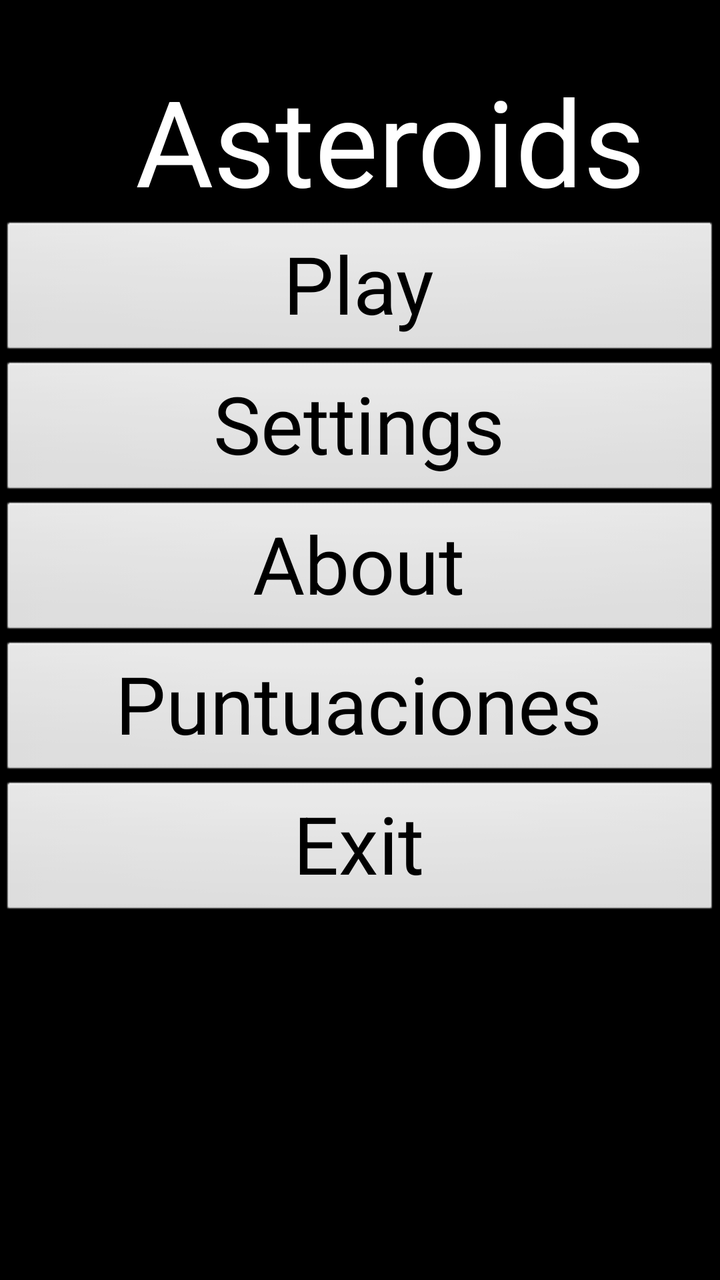
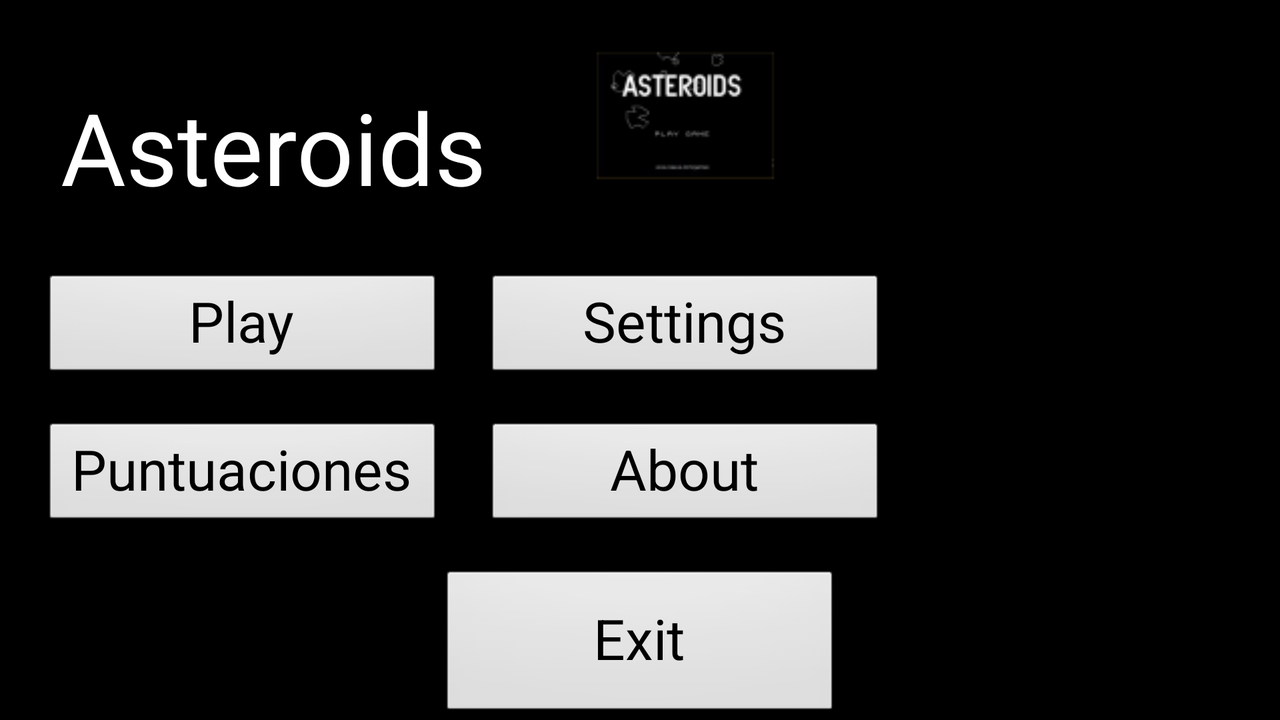

Two renders of one Android screen. The first uses the default layout on a phone; the second uses the alternative layout the repository ships for a different screen configuration, on a matching device. The two XML files are below.
<!-- AndroidManifest.xml: application theme TemaAsteroides -->
<!-- res/layout/activity_asteroides.xml -->
<LinearLayout xmlns:android="http://schemas.android.com/apk/res/android"
    xmlns:tools="http://schemas.android.com/tools"
    android:id="@+id/LinearLayout1"
    android:layout_width="match_parent"
    android:layout_height="match_parent"
    android:background="#000000"
    android:orientation="vertical"
    tools:context=".Asteroides" >

    <TextView
        style="@style/TextoAsteroides"
        android:paddingLeft="30dp"
        android:text="@string/app_name" />

    <Button
        android:id="@+id/button1"
        style="@style/TextoAsteroides.Botones"
        android:layout_width="match_parent"
        android:layout_height="wrap_content"
        android:layout_gravity="center"
        android:text="@string/jugar"
        android:onClick="lanzarJuego" />

    <Button
        android:id="@+id/button2"
        style="@style/TextoAsteroides.Botones"
        android:layout_width="match_parent"
        android:layout_height="wrap_content"
        android:layout_gravity="center"
        android:text="@string/configurar" 
        android:onClick="lanzarPreferencias"/>

    <Button
        android:id="@+id/button3"
        style="@style/TextoAsteroides.Botones"
        android:layout_width="match_parent"
        android:layout_height="wrap_content"
        android:layout_gravity="center"
        android:onClick="lanzarAcercaDe"
        android:text="@string/acerca_de" />

	<Button
	    android:id="@+id/button4"
	    style="@style/TextoAsteroides.Botones"
	    android:layout_width="match_parent"
	    android:layout_height="wrap_content"
	    android:layout_gravity="center"
	    android:onClick="lanzarPuntuaciones"
	    android:text="@string/highest_scores" />

    <Button
        android:id="@+id/button5"
        style="@style/TextoAsteroides.Botones"
        android:layout_width="match_parent"
        android:layout_height="wrap_content"
        android:layout_gravity="center"
        android:onClick="salir"
        android:text="@string/salir" />

</LinearLayout>
<!-- resources referenced by this layout -->
<resources>
  <string name="acerca_de">About</string>
  <string name="app_name">Asteroids</string>
  <string name="configurar">Settings</string>
  <string name="highest_scores">Puntuaciones</string>
  <string name="jugar">Play</string>
  <string name="salir">Exit</string>
  <style name="TextoAsteroides">
         <item name="android:textAlignment">center</item>
         <item name="android:layout_marginTop">30dp</item>
         <item name="android:layout_width">match_parent</item>
         <item name="android:layout_height">wrap_content</item>
         <item name="android:textColor">#FFFFFF</item>
         <item name="android:textSize">60sp</item>
     </style>
  <style name="TextoAsteroides.Botones" parent="@android:style/TextAppearance.Medium">
       <item name="android:textSize">40sp</item>
       <item name="android:width">200dp</item>
       <item name="android:textColor">#000000</item>
       <item name="android:gravity">center_vertical|center_horizontal</item>
       <item name="android:paddingTop">5sp</item>
     </style>
  <style name="TemaAsteroides" parent="@android:style/Theme.NoTitleBar.Fullscreen">
         
     </style>
</resources>
<!-- res/layout-land/activity_asteroides.xml (the repository's variant of the layout above) -->
<!-- drawn on the phone turned sideways -->
<TableLayout xmlns:android="http://schemas.android.com/apk/res/android"
    xmlns:tools="http://schemas.android.com/tools"
    android:id="@+id/TableLayout1"
    android:layout_width="fill_parent"
    android:layout_height="fill_parent"
    android:background="#000000"
    tools:context=".Asteroides" >

    <TableRow
        android:id="@+id/tableRow1"
        android:layout_width="match_parent"
        android:layout_height="wrap_content"
        android:paddingTop="10dp" >

        <TextView
            style="@style/TextoAsteroides"
            android:paddingLeft="30dp"
            android:text="@string/app_name"
            android:textSize="50sp" />

        <ImageView
            android:id="@+id/imageView1"
            android:layout_width="wrap_content"
            android:layout_height="match_parent"
            android:src="@drawable/ic_launcher" />
    </TableRow>

    <TableRow
        android:id="@+id/tableRow2"
        android:layout_width="match_parent"
        android:layout_height="wrap_content"
        android:layout_gravity="center_vertical"
        android:paddingTop="30dp" >

        <Button
            android:id="@+id/button1"
            style="@style/TextoAsteroides.BotonesHorizontal"
            android:layout_width="wrap_content"
            android:layout_height="wrap_content"
            android:layout_gravity="center_horizontal"
            android:text="@string/jugar" />

        <Button
            android:id="@+id/button2"
            style="@style/TextoAsteroides.BotonesHorizontal"
            android:layout_width="match_parent"
            android:layout_height="wrap_content"
            android:layout_gravity="center"
            android:onClick="lanzarPreferencias"
            android:text="@string/configurar" />
    </TableRow>

    <TableRow
        android:id="@+id/tableRow4"
        android:layout_width="match_parent"
        android:layout_height="wrap_content"
        android:paddingTop="20dp" >

        <Button
            android:id="@+id/button4"
            style="@style/TextoAsteroides.BotonesHorizontal"
            android:layout_width="match_parent"
            android:layout_height="wrap_content"
            android:layout_gravity="center"
            android:onClick="lanzarPuntuaciones"
            android:text="@string/highest_scores" />

        <Button
            android:id="@+id/button3"
            style="@style/TextoAsteroides.BotonesHorizontal"
            android:layout_width="wrap_content"
            android:layout_height="wrap_content"
            android:layout_gravity="center"
            android:onClick="lanzarAcercaDe"
            android:text="@string/acerca_de" />

    </TableRow>

    <RelativeLayout
        android:id="@+id/RelativeLayout1"
        android:layout_width="wrap_content"
        android:layout_height="wrap_content"
        android:gravity="center"
        android:paddingTop="20dp" >

        <Button
            android:id="@+id/button5"
            style="@style/TextoAsteroides.BotonesHorizontal"
            android:layout_width="wrap_content"
            android:layout_height="match_parent"
            android:layout_alignParentTop="true"
            android:layout_centerHorizontal="true"
            android:onClick="salir"
            android:text="@string/salir" />
    </RelativeLayout>

</TableLayout>
<!-- resources referenced by the variant -->
<!-- as the phone turned sideways resolves them -->
<resources>
  <!-- drawable ic_launcher: png bitmap (drawable-hdpi, 2035 bytes) -->
  <string name="acerca_de">About</string>
  <string name="app_name">Asteroids</string>
  <string name="configurar">Settings</string>
  <string name="highest_scores">Puntuaciones</string>
  <string name="jugar">Play</string>
  <string name="salir">Exit</string>
  <style name="TextoAsteroides">
         <item name="android:textAlignment">center</item>
         <item name="android:layout_marginTop">30dp</item>
         <item name="android:layout_width">match_parent</item>
         <item name="android:layout_height">wrap_content</item>
         <item name="android:textColor">#FFFFFF</item>
         <item name="android:textSize">60sp</item>
     </style>
  <style name="TextoAsteroides.BotonesHorizontal" parent="@android:style/TextAppearance.Medium">
       <item name="android:textSize">28sp</item>
       <item name="android:width">200dp</item>
       <item name="android:textColor">#000000</item>
       <item name="android:gravity">center_vertical|center_horizontal</item>
       <item name="android:paddingTop">5sp</item>
     </style>
  <style name="TemaAsteroides" parent="@android:style/Theme.NoTitleBar.Fullscreen">
         
     </style>
</resources>
